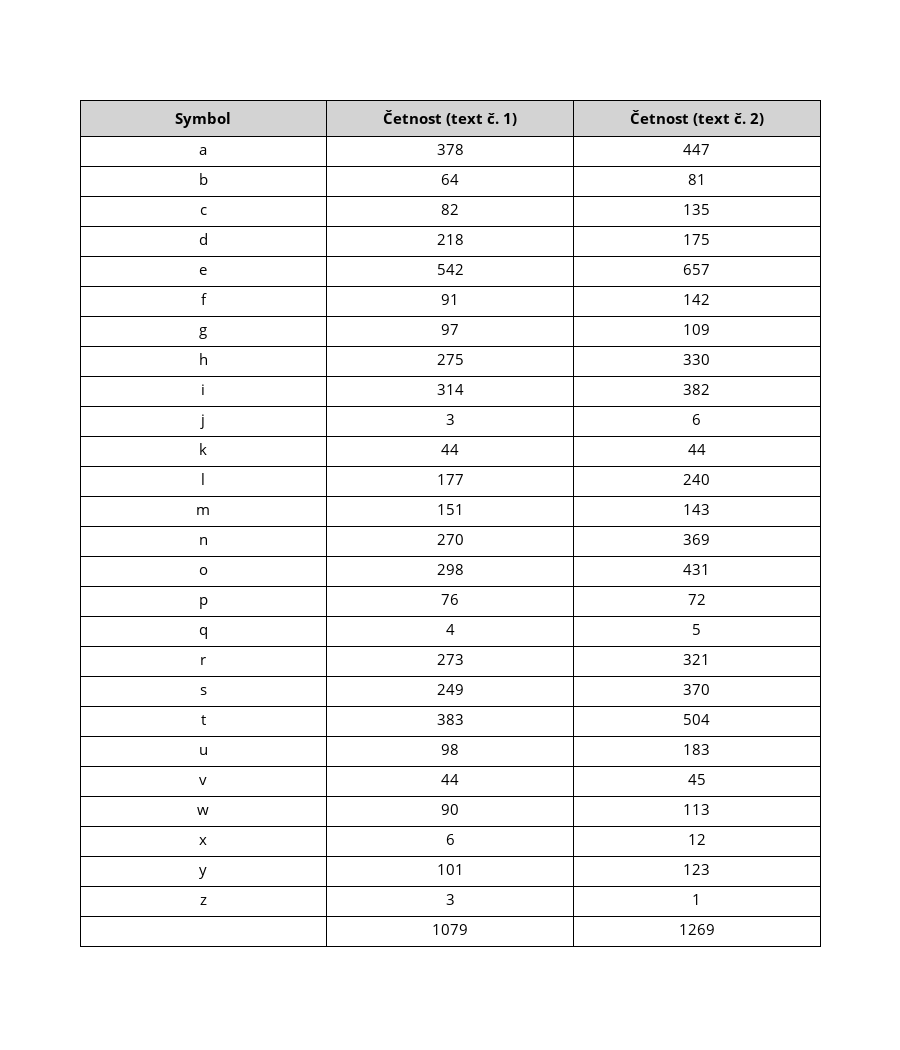
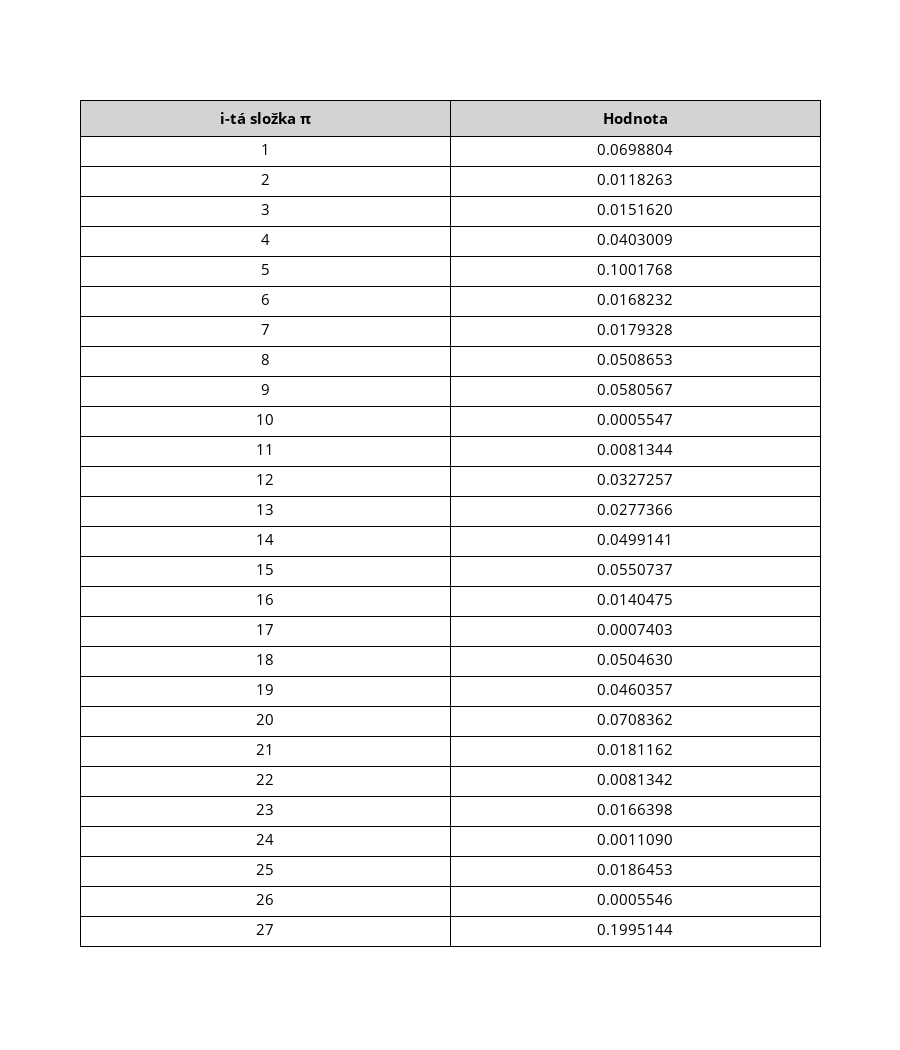

Source (notebook cell) for these figures, in order:
### Code cell
# Ziskej absolutni cetnosti symbolu v prvnim textu
text_x, frequencies_x = get_data(X)
show_frequencies(frequencies_x, "Absolutní četnosti symbolů (včetně mezery) v textu č. 1")

# Ziskej absolutni cetnosti symbolu v druhem textu
text_y, frequencies_y = get_data(Y)
show_frequencies(frequencies_y, "Absolutní četnosti symbolů (včetně mezery) v textu č. 2")

show_table(
  ["Symbol", "Četnost (text č. 1)", "Četnost (text č. 2)"],
  [list(CHARS), list(frequencies_x.values()), list(frequencies_y.values())],
  900, 1050
)

# Vytvor matici prechodu pro prvni text
trans_mat_x = get_transition_mat(text_x)
show_heat_map(trans_mat_x)

# Najdi stacionarni rozdeleni pro prvni text
stat_dist_x = get_stationary_dist(trans_mat_x)

show_table(
  ["i-tá složka π", "Hodnota"],
  [[val for val in range(1, len(CHARS) + 1)], [format(val, ".7f") for val in stat_dist_x]],
  900, 1050
)

### Figure 1 — Plotly figure (JSON) as saved in the notebook; plotly's stock layout.template omitted (floating-point values rounded to 4 significant figures)
{"data": [{"cells": {"align": "center", "fill": {"color": "white"}, "font": {"color": "black", "size": 15}, "height": 30, "line": {"color": "black"}, "values": [["a", "b", "c", "d", "e", "f", "g", "h", "i", "j", "k", "l", "m", "n", "o", "p", "q", "r", "s", "t", "u", "v", "w", "x", "y", "z", " "], [378, 64, 82, 218, 542, 91, 97, 275, 314, 3, 44, 177, 151, 270, 298, 76, 4, 273, 249, 383, 98, 44, 90, 6, 101, 3, 1079], [447, 81, 135, 175, 657, 142, 109, 330, 382, 6, 44, 240, 143, 369, 431, 72, 5, 321, 370, 504, 183, 45, 113, 12, 123, 1, 1269]]}, "header": {"align": "center", "fill": {"color": "lightgrey"}, "font": {"color": "black", "size": 15}, "height": 30, "line": {"color": "black"}, "values": ["<b>Symbol</b>", "<b>Četnost (text č. 1)</b>", "<b>Četnost (text č. 2)</b>"]}, "type": "table"}], "layout": {"height": 1050, "width": 900}}

### Figure 2 — Plotly figure (JSON) as saved in the notebook; plotly's stock layout.template omitted (floating-point values rounded to 4 significant figures)
{"data": [{"cells": {"align": "center", "fill": {"color": "white"}, "font": {"color": "black", "size": 15}, "height": 30, "line": {"color": "black"}, "values": [[1, 2, 3, 4, 5, 6, 7, 8, 9, 10, 11, 12, 13, 14, 15, 16, 17, 18, 19, 20, 21, 22, 23, 24, 25, 26, 27], ["0.0698804", "0.0118263", "0.0151620", "0.0403009", "0.1001768", "0.0168232", "0.0179328", "0.0508653", "0.0580567", "0.0005547", "0.0081344", "0.0327257", "0.0277366", "0.0499141", "0.0550737", "0.0140475", "0.0007403", "0.0504630", "0.0460357", "0.0708362", "0.0181162", "0.0081342", "0.0166398", "0.0011090", "0.0186453", "0.0005546", "0.1995144"]]}, "header": {"align": "center", "fill": {"color": "lightgrey"}, "font": {"color": "black", "size": 15}, "height": 30, "line": {"color": "black"}, "values": ["<b>i-tá složka π</b>", "<b>Hodnota</b>"]}, "type": "table"}], "layout": {"height": 1050, "width": 900}}
